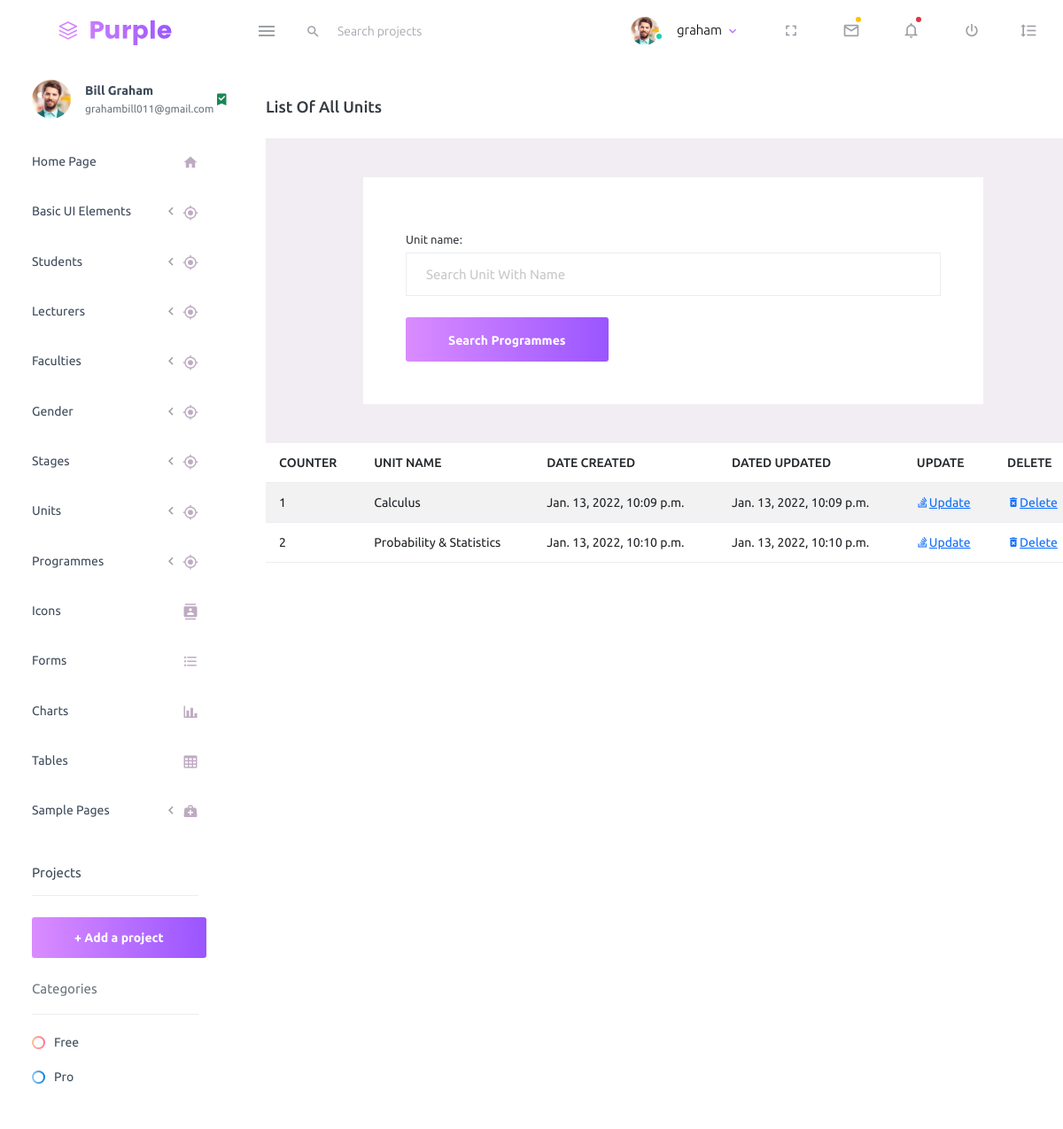
/school/list-unit/ (signed in), run on an earlier commit of the app's database.
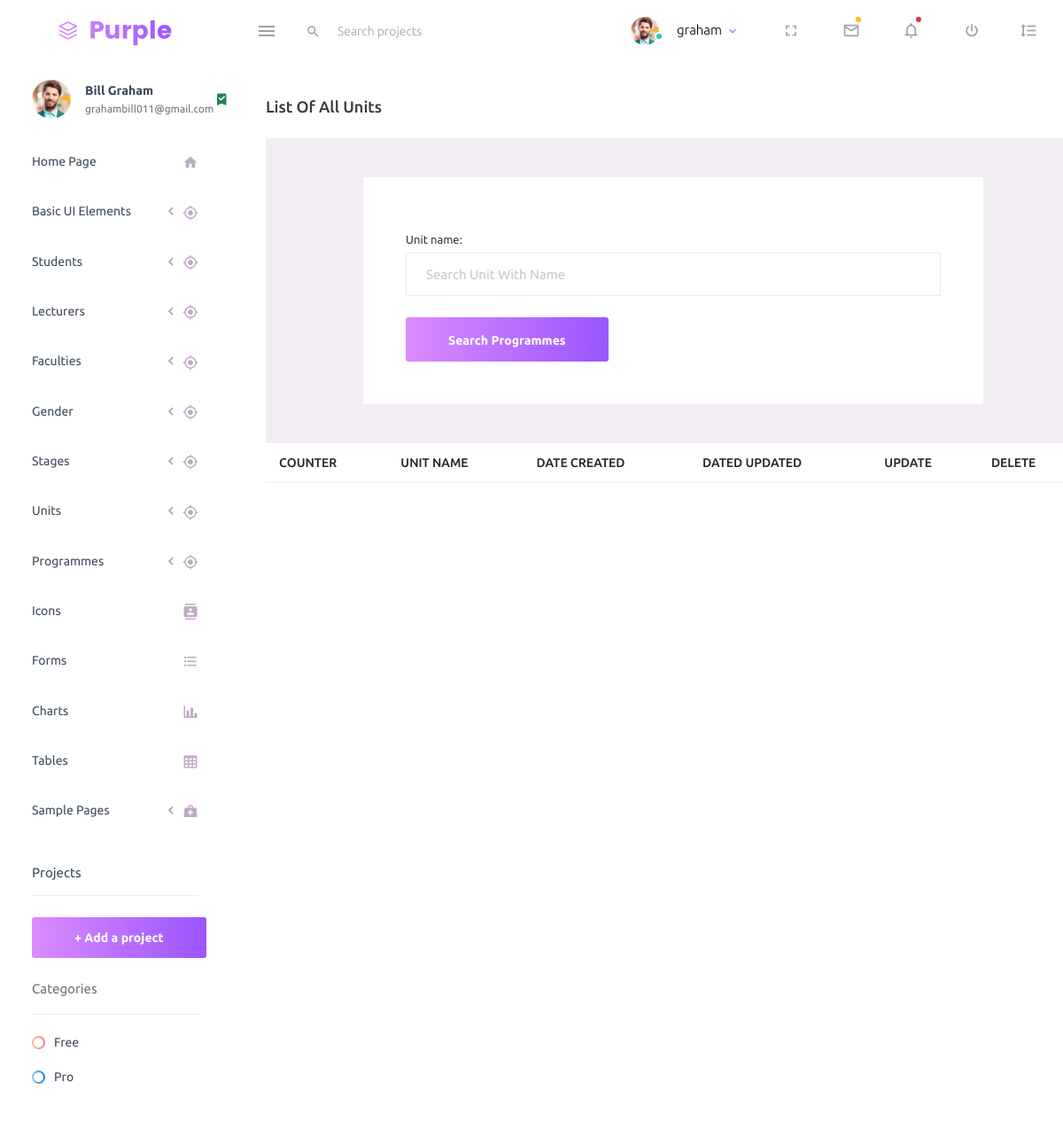
And on a later commit of the database.
### school/models.py (models this page shows, shortened)
class Units(models.Model):
    unit_name=models.CharField(max_length=255, blank=True, null=True)
    date_created=models.DateTimeField(null=True, blank=True, auto_now_add=True)
    date_updated=models.DateTimeField(null=True, blank=True, auto_now=True)

### school/views.py (the view)
# urls.py: path('list-unit/', views.ListUnits, name='list-unit'),
@login_required
def ListUnits(request):
	title = 'List of All Units'
	form = UnitSearchForm(request.POST or None)
	queryset = Units.objects.all()
	context = {
		"title": title,
		"queryset": queryset,
	}
	if request.method == 'POST':
		queryset = Units.objects.filter(unit_name__icontains=form['unit_name'].value())
	context = {
	"form": form,
	"title": title,
	"queryset": queryset,
	}
	return render(request, "school/list-units.html", context)

### school/forms.py
class UnitSearchForm(forms.ModelForm):
    class Meta:
        model=Units
        fields=['unit_name']
        widgets = {'unit_name':forms.TextInput(attrs={'class':'form-control','placeholder':'Search Unit With Name'})}

### school/templates/school/list-units.html (shortened to what this page needs)
{% extends 'index2.html' %}
{% load static %}
{% block content %}
<div class="col-lg-10 grid-margin stretch-card">
    <div class="card">
      <div class="card-body">
        <h4 class="card-title">{{title}}</h4>
        <div class="content-wrapper d-flex align-items-center auth">
            <div class="row flex-grow">
              <div class="col-lg-10 mx-auto">
                <div class="auth-form-light text-left p-5">
                  <form class="pt-3" method="post" action="">
                      <fieldset>
                        {% for fm in form %}
                            <div class="form-group">
                                {{fm.label_tag}}
                                {{fm}}
                            </div>
                        {% endfor %}
                        <div class="mt-3">
                          <button class="btn btn-block btn-gradient-primary btn-lg font-weight-medium auth-form-btn" type="submit">Search Programmes</button>
                        </div>
                      </fieldset>
                  </form>
                </div>
              </div>
            </div>
          </div>
        <div class="col-lg-12 table-responsive fixed-table-body">
          <table class="table table-striped">
            <thead>
              <tr>
                <th> COUNTER </th>
                <th> UNIT NAME </th>
                <th> DATE CREATED </th>
                <th> DATED UPDATED </th>
                <th> UPDATE </th>
                <th> DELETE </th>
              </tr>
            </thead>
            <tbody>
              {% for instance in queryset %}
              <tr>
                  <td class="py-1">{{forloop.counter}}</td>
                  <td>{{instance.unit_name}}</td>
                  <td>{{instance.date_created}}</td>
                  <td>{{instance.date_updated}}</td>
                  <td><a class="mdi mdi-stack-overflow" href="{% url 'school:edit-unit' instance.id%}">Update</a></td>
                  <td><a class="mdi mdi-delete-forever" href="{% url 'school:delete-unit' instance.id%}">Delete</a></td>
              </tr>
              {% endfor %}
            </tbody>
          </table>
        </div>
      </div>
    </div>
  </div>
  {% endblock content %}

What changed in the data, as far as the page shows it:
removed Units: unit_name "Calculus", date_created "Jan. 13, 2022, 10:09 p.m.", date_updated "Jan. 13, 2022, 10:09 p.m."
removed Units: unit_name "Probability & Statistics", date_created "Jan. 13, 2022, 10:10 p.m.", date_updated "Jan. 13, 2022, 10:10 p.m."
